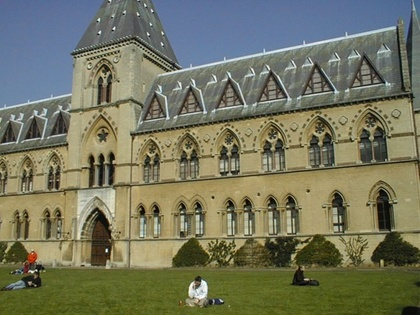
%> input picture assignments/assignment3/part2/library1.jpg, 420 x 315 px, shrunk from 512 x 384 before the run
$ octave sample_code.m   (GNU Octave 9; MATLAB toolbox functions it lacks are replaced by stand-ins)
%> lines starting %> are read from the running program, lines starting %| are printed output that depends on the picture; long printed decimals are rounded
%> further down, I1 is the input picture: size 315x420x3 uint8; mean R, G, B 116.2, 117.4, 94.6
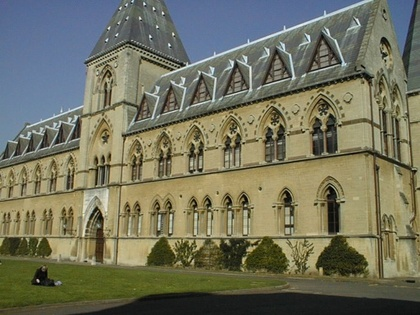
%> input picture assignments/assignment3/part2/library2.jpg, 420 x 315 px, shrunk from 512 x 384 before the run
%> further down, I2 is the input picture: size 315x420x3 uint8; mean R, G, B 114.3, 114.3, 93.7
### assignments/assignment3/part2/estimate_fundamental.m
function matches = estimate_fundamental(I1, I2)

    I1 = im2double(rgb2gray(I1));
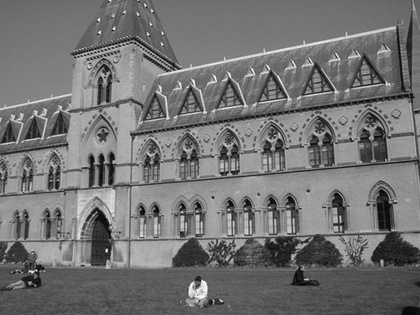
%> I1: size 315x420 double; min 0.00392, max 0.996, mean 0.449
    I2 = im2double(rgb2gray(I2));
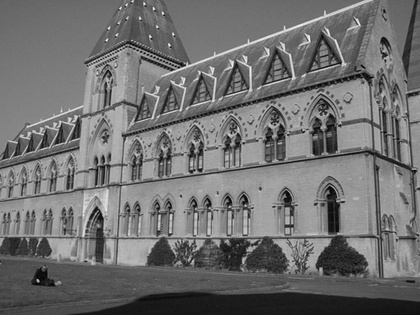
%> I2: size 315x420 double; min 0.00392, max 0.992, mean 0.439
    points1 = detectHarrisFeatures(I1);
%> points1 = 766 points; strongest (x, y): (107, 251), (36, 271), (34, 272), (203, 281), (100, 33)
    points2 = detectHarrisFeatures(I2);
%> points2 = 875 points; strongest (x, y): (38, 281), (170, 46), (151, 37), (145, 5), (185, 66)

    [features1, valid_points1] = extractFeatures(I1, points1);
%> valid_points1 = 502 points; strongest (x, y): (107, 251), (269, 71), (176, 70), (244, 105), (353, 141)
    [features2, valid_points2] = extractFeatures(I2, points2);
%> valid_points2 = 557 points; strongest (x, y): (185, 66), (179, 67), (304, 132), (238, 134), (173, 70)
    % Match the features.

    indexPairs = matchFeatures(features1,features2);
%> indexPairs = 26 rows, first 12: [92 108; 120 154; 245 231; 329 307; 356 318; 358 411; 383 362; 402 373; 406 381; 409 387; 410 382; 417 396]
    % Retrieve the locations of the corresponding points for each image.

    matchedPoints1 = valid_points1(indexPairs(:,1),:);
%> matchedPoints1 = 26 points; strongest (x, y): (309, 192), (287, 149), (303, 147), (336, 143), (132, 135)
    matchedPoints2 = valid_points2(indexPairs(:,2),:);
%> matchedPoints2 = 26 points; strongest (x, y): (243, 144), (287, 191), (288, 135), (258, 141), (261, 190)
    % matchedPoints1.Location
    matches = [matchedPoints1.Location matchedPoints2.Location];
%> matches = 26 rows, first 8: [132 135 123 136; 153 62 153 63; 219 213 185 213; 264 245 219 246; 273 241 226 243; 275 115 274 98; 287 149 243 144; 297 248 248 250]

    [inliers, num_of_inliers, mean_of_residual] = RANSAC(matches);
    fprintf('this is mean_of_residual: %f \n', mean_of_residual);

    final_matches = [];
    for i = 1:num_of_inliers
        final_matches = [final_matches; matches(inliers(i), :)];
    end
end

### assignments/assignment3/part2/RANSAC.m
function [tmp_matches, num_of_inliers, mean_of_residual] = RANSAC(matches)

    iterations = 100;
    num_of_matches = size(matches, 1);
%> num_of_matches = 26

    % Use four matches to initialize the homography in each iteration.
    num_of_samples = 6;
    n = 1;

    while(n < iterations)
        if num_of_samples == 6
            inliers = randsample(num_of_matches, num_of_samples);
        end
        tmp_matches = [];
        for i = 1:size(inliers, 1)
            tmp_matches = [tmp_matches; matches(inliers(i), :)];
        end

        F = fit_fundamental(tmp_matches, 'normalized');
        L = (F * [matches(:, 1:2) ones(num_of_matches,1)]')';
        L = L ./ repmat(sqrt(L(:, 1).^2 + L(:, 2).^2), 1, 3);
        pt_line_dist = sum(L .* [matches(:, 3:4) ones(num_of_matches, 1)],2);
        closest_pt = matches(:, 3:4) - L(:, 1:2) .* repmat(pt_line_dist, 1, 2);


        inliers = [];
        residual = [];
        for i = 1:num_of_matches
            distance_pts = sqrt(dist2(closest_pt(i,:), matches(i, 3:4)));
            if(distance_pts < 30)
                inliers = [inliers; i];
                residual = [residual; distance_pts];
            end
        end


        if (size(inliers, 1) < 10)
            num_of_samples = 6;
        else
           num_of_samples = size(inliers, 1);
           n = n + 1;
        end
    end
%> this loop made 99 passes
%> (tran_cord_1 in fit_fundamental, tran_cord_2 in fit_fundamental, u in fit_fundamental, v in fit_fundamental) on pass 1: ([0.00291 0 -1; 0 0.00485 -1; 0 0 1], [0.00341 0 -1; 0 0.00495 -1; 0 0 1], 0, 0)
%> (tran_cord_1 in fit_fundamental, tran_cord_2 in fit_fundamental) on passes 2 to 5: ([0.00277 0 -0.919; 0 0.00407 -0.648; 0 0 1], [0.00319 0 -0.916; 0 0.00402 -0.612; 0 0 1]), ([0.00277 0 -0.832; 0 0.004 -0.714; 0 0 1], [0.00319 0 -0.824; 0 0.00397 -0.694; 0 0 1]), ([0.00277 0 -0.832; 0 0.004 -0.714; 0 0 1], [0.00319 0 -0.824; 0 0.00397 -0.694; 0 0 1]), ([0.00277 0 -0.832; 0 0.004 -0.714; 0 0 1], [0.00319 0 -0.824; 0 0.00397 -0.694; 0 0 1])

    mean_of_residual = mean(residual);
    num_of_inliers = size(inliers, 1);

end

### assignments/assignment3/part2/c2homo.m
function homocoord = c2homo(coord)
    [height, ~] = size(coord);
    homocoord = [coord ones(height, 1)];
end

### assignments/assignment3/part2/fit_fundamental.m
function F = fit_fundamental(matches, method)

    % preprocess
    matches_1 = c2homo(matches(:, 1:2));
    matches_2 = c2homo(matches(:, 3:4));

    if strcmp(method, 'normalized')
        % fprintf('Normalization Method \n');
        [tran_cord_1, norm_matches_1] = noramlize(matches_1);
        [tran_cord_2, norm_matches_2] = noramlize(matches_2);
        matches_1 = norm_matches_1;
        matches_2 = norm_matches_2;
    elseif strcmp(method, 'unnormalized')
        fprintf('Unnormalization Method \n');
    else
        fprintf('No such method, do you wanna create this? ... \n');
        quit cancel;
    end

    num_of_matches = size(matches, 1);

    u = matches_1(:, 1);
    v = matches_1(:, 2);
    u_p = matches_2(:, 1);
    v_p = matches_2(:, 2);

    A = [u_p .* u, u_p .* v, u_p, v_p .* u, v_p .* v, v_p, u, v, ones(num_of_matches, 1)];

    [~, ~, V] = svd(A);
    F = V(:,end);
    F = reshape(F, 3, 3);

    [U, S, V] = svd(F);
    S(end) = 0; % rank 2 constraint
    F = U * S * V';

    if strcmp(method, 'normalized')
        F = tran_cord_2' * F * tran_cord_1;
    end


    residual = [];
    for i = 1: num_of_matches
        X = F * [matches(i, 1), matches(i, 2), 1]';
        residual = [residual; abs([matches(i, 3), matches(i, 4), 1] * X)];
    end

    % fprintf('mean_of_residual: %f \n', mean(residual));
end

### assignments/assignment3/part2/noramlize.m
function [tran_cord, norm_matches] = noramlize(matches)

    avg = mean(matches, 1);

    offset = eye(3);
    offset(1, 3) = -avg(1);
    offset(2, 3) = -avg(2);

    X = max(abs(matches(:, 1)));
    Y = max(abs(matches(:, 2)));

    scale = eye(3);
    scale(1, 1) = 1 / X;
    scale(2, 2) = 1 / Y;

    tran_cord = scale * offset;
    norm_matches = (tran_cord * matches')';


end

### assignments/assignment3/part2/sample_code.m
clc;
clear all;


%%
%% load images and match files for the first example
%%

% I1 = imread('house1.jpg');
% I2 = imread('house2.jpg');
% matches = load('house_matches.txt');
I1 = imread('library1.jpg');
I2 = imread('library2.jpg');
matches = load('library_matches.txt');

% this is a N x 4 file where the first two numbers of each row
% are coordinates of corners in the first image and the last two
% are coordinates of corresponding corners in the second image:
% matches(i, 1:2) is a point in the first image
% matches(i, 3:4) is a corresponding point in the second image

%%
%% display two images side-by-side with matches
%% this code is to help you visualize the matches, you don't need
%% to use it to produce the results for the assignment
%%
% [6 lines of commented-out code are left out]
%%
%% display second image with epipolar lines reprojected
%% from the first image
%%

% Methods of getting Fundamental Matrix
fundamental_method = 'estimate'; % estimate, fit

if strcmp(fundamental_method, 'fit')
    % matches = load('library_matches.txt');
    % matches = load('house_matches.txt');
    N = size(matches, 1);
    method = 'normalized'; % normalized, unnormalized
    F = fit_fundamental(matches, method); % this is a function that you should write
elseif strcmp(fundamental_method, 'estimate')
    matches = estimate_fundamental(I1, I2);
%| this is mean_of_residual: 6.310
%> the loop in estimate_fundamental, `for i = 1:num_of_inliers` made 1 pass
%> the run ends on the next line
